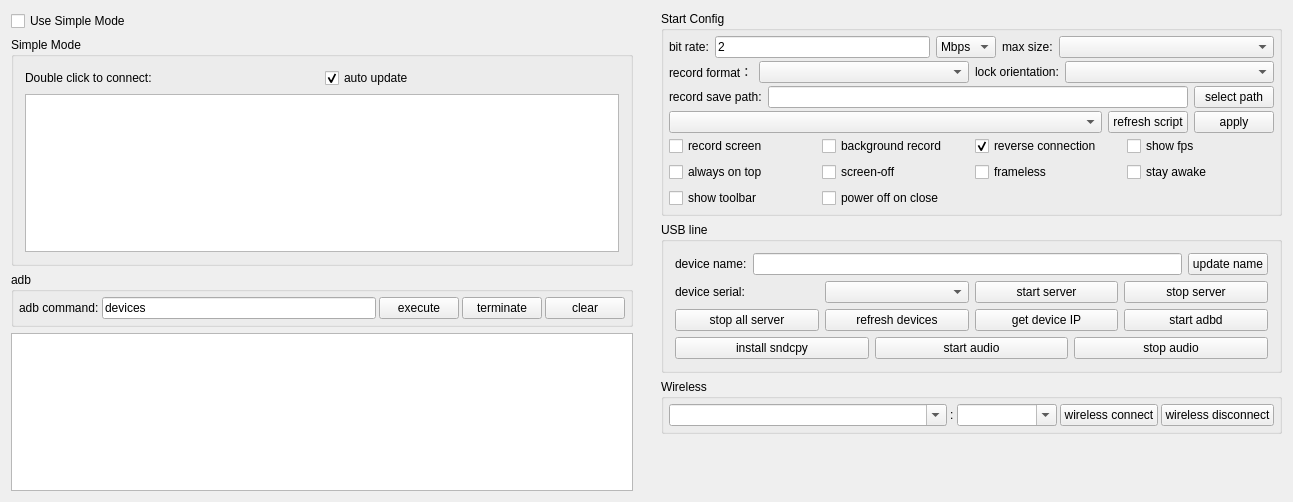
<?xml version="1.0" encoding="UTF-8"?>
<ui version="4.0">
 <class>Widget</class>
 <widget class="QWidget" name="Widget">
  <property name="geometry">
   <rect>
    <x>0</x>
    <y>0</y>
    <width>1293</width>
    <height>502</height>
   </rect>
  </property>
  <property name="windowTitle">
   <string notr="true">QtScrcpy</string>
  </property>
  <layout class="QHBoxLayout" name="horizontalLayout_11">
   <property name="leftMargin">
    <number>0</number>
   </property>
   <property name="topMargin">
    <number>0</number>
   </property>
   <property name="rightMargin">
    <number>0</number>
   </property>
   <property name="bottomMargin">
    <number>0</number>
   </property>
   <item>
    <widget class="QWidget" name="leftWidget" native="true">
     <property name="sizePolicy">
      <sizepolicy hsizetype="Preferred" vsizetype="Preferred">
       <horstretch>0</horstretch>
       <verstretch>0</verstretch>
      </sizepolicy>
     </property>
     <layout class="QVBoxLayout" name="verticalLayout_5">
      <item>
       <widget class="QCheckBox" name="useSingleModeCheck">
        <property name="sizePolicy">
         <sizepolicy hsizetype="Preferred" vsizetype="Maximum">
          <horstretch>0</horstretch>
          <verstretch>0</verstretch>
         </sizepolicy>
        </property>
        <property name="styleSheet">
         <string notr="true"/>
        </property>
        <property name="text">
         <string>Use Simple Mode</string>
        </property>
        <property name="checked">
         <bool>false</bool>
        </property>
       </widget>
      </item>
      <item>
       <widget class="QGroupBox" name="simpleGroupBox">
        <property name="sizePolicy">
         <sizepolicy hsizetype="Preferred" vsizetype="Preferred">
          <horstretch>0</horstretch>
          <verstretch>0</verstretch>
         </sizepolicy>
        </property>
        <property name="title">
         <string>Simple Mode</string>
        </property>
        <property name="checkable">
         <bool>false</bool>
        </property>
        <layout class="QVBoxLayout" name="verticalLayout_4">
 
         <item>
          <layout class="QHBoxLayout" name="horizontalLayout_13">
           <property name="topMargin">
            <number>0</number>
           </property>
           <item>
            <widget class="QLabel" name="label_10">
             <property name="sizePolicy">
              <sizepolicy hsizetype="Preferred" vsizetype="Preferred">
               <horstretch>0</horstretch>
               <verstretch>0</verstretch>
              </sizepolicy>
             </property>
             <property name="text">
              <string>Double click to connect:</string>
             </property>
            </widget>
           </item>
           <item>
            <widget class="QCheckBox" name="autoUpdatecheckBox">
             <property name="sizePolicy">
              <sizepolicy hsizetype="Preferred" vsizetype="Preferred">
               <horstretch>0</horstretch>
               <verstretch>0</verstretch>
              </sizepolicy>
             </property>
             <property name="text">
              <string>auto update</string>
             </property>
             <property name="checked">
              <bool>true</bool>
             </property>
            </widget>
           </item>
          </layout>
         </item>
         <item>
          <widget class="QListWidget" name="connectedPhoneList">
           <property name="sizePolicy">
            <sizepolicy hsizetype="Preferred" vsizetype="Preferred">
             <horstretch>0</horstretch>
             <verstretch>0</verstretch>
            </sizepolicy>
           </property>
          </widget>
         </item>
        </layout>
       </widget>
      </item>
      <item>
       <widget class="QGroupBox" name="adbGroupBox">
        <property name="sizePolicy">
         <sizepolicy hsizetype="Preferred" vsizetype="Maximum">
          <horstretch>0</horstretch>
          <verstretch>0</verstretch>
         </sizepolicy>
        </property>
        <property name="title">
         <string notr="true">adb</string>
        </property>
        <layout class="QHBoxLayout" name="horizontalLayout_2">
         <property name="spacing">
          <number>3</number>
         </property>
         <property name="leftMargin">
          <number>5</number>
         </property>
         <property name="topMargin">
          <number>5</number>
         </property>
         <property name="rightMargin">
          <number>5</number>
         </property>
         <property name="bottomMargin">
          <number>5</number>
         </property>
         <item>
          <widget class="QLabel" name="label_7">
           <property name="sizePolicy">
            <sizepolicy hsizetype="Maximum" vsizetype="Preferred">
             <horstretch>0</horstretch>
             <verstretch>0</verstretch>
            </sizepolicy>
           </property>
           <property name="text">
            <string>adb command:</string>
           </property>
           <property name="buddy">
            <cstring>adbCommandEdt</cstring>
           </property>
          </widget>
         </item>
         <item>
          <widget class="QLineEdit" name="adbCommandEdt">
           <property name="sizePolicy">
            <sizepolicy hsizetype="MinimumExpanding" vsizetype="Preferred">
             <horstretch>0</horstretch>
             <verstretch>0</verstretch>
            </sizepolicy>
           </property>
           <property name="text">
            <string notr="true">devices</string>
           </property>
          </widget>
         </item>
         <item>
          <widget class="QPushButton" name="adbCommandBtn">
           <property name="sizePolicy">
            <sizepolicy hsizetype="Maximum" vsizetype="Preferred">
             <horstretch>0</horstretch>
             <verstretch>0</verstretch>
            </sizepolicy>
           </property>
           <property name="text">
            <string>execute</string>
           </property>
          </widget>
         </item>
         <item>
          <widget class="QPushButton" name="stopAdbBtn">
           <property name="sizePolicy">
            <sizepolicy hsizetype="Maximum" vsizetype="Preferred">
             <horstretch>0</horstretch>
             <verstretch>0</verstretch>
            </sizepolicy>
           </property>
           <property name="text">
            <string>terminate</string>
           </property>
          </widget>
         </item>
         <item>
          <widget class="QPushButton" name="clearOut">
           <property name="sizePolicy">
            <sizepolicy hsizetype="Maximum" vsizetype="Preferred">
             <horstretch>0</horstretch>
             <verstretch>0</verstretch>
            </sizepolicy>
           </property>
           <property name="text">
            <string>clear</string>
           </property>
          </widget>
         </item>
        </layout>
       </widget>
      </item>
      <item>
       <widget class="QTextEdit" name="outEdit">
        <property name="sizePolicy">
         <sizepolicy hsizetype="Preferred" vsizetype="Preferred">
          <horstretch>0</horstretch>
          <verstretch>0</verstretch>
         </sizepolicy>
        </property>
        <property name="focusPolicy">
         <enum>Qt::NoFocus</enum>
        </property>
        <property name="documentTitle">
         <string/>
        </property>
        <property name="readOnly">
         <bool>true</bool>
        </property>
       </widget>
      </item>
     </layout>
    </widget>
   </item>
   <item>
    <widget class="QWidget" name="rightWidget" native="true">
     <property name="sizePolicy">
      <sizepolicy hsizetype="MinimumExpanding" vsizetype="Preferred">
       <horstretch>0</horstretch>
       <verstretch>0</verstretch>
      </sizepolicy>
     </property>
     <layout class="QVBoxLayout" name="verticalLayout_6">
      <item>
       <widget class="QGroupBox" name="configGroupBox">
        <property name="sizePolicy">
         <sizepolicy hsizetype="Preferred" vsizetype="Preferred">
          <horstretch>0</horstretch>
          <verstretch>0</verstretch>
         </sizepolicy>
        </property>
        <property name="title">
         <string>Start Config</string>
        </property>
        <layout class="QVBoxLayout" name="verticalLayout_3">
         <property name="spacing">
          <number>3</number>
         </property>
         <property name="leftMargin">
          <number>5</number>
         </property>
         <property name="topMargin">
          <number>5</number>
         </property>
         <property name="rightMargin">
          <number>5</number>
         </property>
         <property name="bottomMargin">
          <number>5</number>
         </property>
         <item>
          <widget class="QWidget" name="configWidget1" native="true">
           <property name="sizePolicy">
            <sizepolicy hsizetype="Preferred" vsizetype="Preferred">
             <horstretch>0</horstretch>
             <verstretch>0</verstretch>
            </sizepolicy>
           </property>
           <layout class="QHBoxLayout" name="horizontalLayout_5">
            <property name="leftMargin">
             <number>0</number>
            </property>
            <property name="topMargin">
             <number>0</number>
            </property>
            <property name="rightMargin">
             <number>0</number>
            </property>
            <property name="bottomMargin">
             <number>0</number>
            </property>
            <item>
             <widget class="QLabel" name="label_3">
              <property name="sizePolicy">
               <sizepolicy hsizetype="Maximum" vsizetype="Preferred">
                <horstretch>0</horstretch>
                <verstretch>0</verstretch>
               </sizepolicy>
              </property>
              <property name="text">
               <string>bit rate:</string>
              </property>
             </widget>
            </item>
            <item>
             <widget class="QLineEdit" name="bitRateEdit">
              <property name="sizePolicy">
               <sizepolicy hsizetype="Preferred" vsizetype="Preferred">
                <horstretch>0</horstretch>
                <verstretch>0</verstretch>
               </sizepolicy>
              </property>
              <property name="text">
               <string notr="true">2</string>
              </property>
             </widget>
            </item>
            <item>
             <widget class="QComboBox" name="bitRateBox">
              <property name="sizePolicy">
               <sizepolicy hsizetype="Maximum" vsizetype="Preferred">
                <horstretch>0</horstretch>
                <verstretch>0</verstretch>
               </sizepolicy>
              </property>
              <property name="toolTip">
               <string/>
              </property>
              <property name="currentText">
               <string notr="true">Mbps</string>
              </property>
              <item>
               <property name="text">
                <string notr="true">Mbps</string>
               </property>
              </item>
              <item>
               <property name="text">
                <string notr="true">Kbps</string>
               </property>
              </item>
             </widget>
            </item>
            <item>
             <widget class="QLabel" name="label_4">
              <property name="sizePolicy">
               <sizepolicy hsizetype="Maximum" vsizetype="Preferred">
                <horstretch>0</horstretch>
                <verstretch>0</verstretch>
               </sizepolicy>
              </property>
              <property name="text">
               <string>max size:</string>
              </property>
             </widget>
            </item>
            <item>
             <widget class="QComboBox" name="maxSizeBox">
              <property name="sizePolicy">
               <sizepolicy hsizetype="Preferred" vsizetype="Preferred">
                <horstretch>0</horstretch>
                <verstretch>0</verstretch>
               </sizepolicy>
              </property>
              <property name="toolTip">
               <string/>
              </property>
             </widget>
            </item>
           </layout>
          </widget>
         </item>
         <item>
          <widget class="QWidget" name="configWidget5" native="true">
           <property name="sizePolicy">
            <sizepolicy hsizetype="Preferred" vsizetype="Preferred">
             <horstretch>0</horstretch>
             <verstretch>0</verstretch>
            </sizepolicy>
           </property>
           <layout class="QHBoxLayout" name="horizontalLayout_7">
            <property name="leftMargin">
             <number>0</number>
            </property>
            <property name="topMargin">
             <number>0</number>
            </property>
            <property name="rightMargin">
             <number>0</number>
            </property>
            <property name="bottomMargin">
             <number>0</number>
            </property>
            <item>
             <widget class="QLabel" name="label_6">
              <property name="sizePolicy">
               <sizepolicy hsizetype="Maximum" vsizetype="Preferred">
                <horstretch>0</horstretch>
                <verstretch>0</verstretch>
               </sizepolicy>
              </property>
              <property name="text">
               <string>record format：</string>
              </property>
             </widget>
            </item>
            <item>
             <widget class="QComboBox" name="formatBox">
              <property name="sizePolicy">
               <sizepolicy hsizetype="Preferred" vsizetype="Preferred">
                <horstretch>0</horstretch>
                <verstretch>0</verstretch>
               </sizepolicy>
              </property>
             </widget>
            </item>
            <item>
             <widget class="QLabel" name="label_8">
              <property name="sizePolicy">
               <sizepolicy hsizetype="Maximum" vsizetype="Preferred">
                <horstretch>0</horstretch>
                <verstretch>0</verstretch>
               </sizepolicy>
              </property>
              <property name="text">
               <string>lock orientation:</string>
              </property>
             </widget>
            </item>
            <item>
             <widget class="QComboBox" name="lockOrientationBox">
              <property name="sizePolicy">
               <sizepolicy hsizetype="Preferred" vsizetype="Preferred">
                <horstretch>0</horstretch>
                <verstretch>0</verstretch>
               </sizepolicy>
              </property>
             </widget>
            </item>
           </layout>
          </widget>
         </item>
         <item>
          <widget class="QWidget" name="configWidget2" native="true">
           <property name="sizePolicy">
            <sizepolicy hsizetype="Preferred" vsizetype="Preferred">
             <horstretch>0</horstretch>
             <verstretch>0</verstretch>
            </sizepolicy>
           </property>
           <layout class="QHBoxLayout" name="horizontalLayout_6">
            <property name="leftMargin">
             <number>0</number>
            </property>
            <property name="topMargin">
             <number>0</number>
            </property>
            <property name="rightMargin">
             <number>0</number>
            </property>
            <property name="bottomMargin">
             <number>0</number>
            </property>
            <item>
             <widget class="QLabel" name="label_5">
              <property name="sizePolicy">
               <sizepolicy hsizetype="Preferred" vsizetype="Preferred">
                <horstretch>0</horstretch>
                <verstretch>0</verstretch>
               </sizepolicy>
              </property>
              <property name="text">
               <string>record save path:</string>
              </property>
              <property name="buddy">
               <cstring>recordPathEdt</cstring>
              </property>
             </widget>
            </item>
            <item>
             <widget class="QLineEdit" name="recordPathEdt">
              <property name="sizePolicy">
               <sizepolicy hsizetype="MinimumExpanding" vsizetype="Preferred">
                <horstretch>0</horstretch>
                <verstretch>0</verstretch>
               </sizepolicy>
              </property>
              <property name="readOnly">
               <bool>true</bool>
              </property>
             </widget>
            </item>
            <item>
             <widget class="QPushButton" name="selectRecordPathBtn">
              <property name="sizePolicy">
               <sizepolicy hsizetype="Preferred" vsizetype="Preferred">
                <horstretch>0</horstretch>
                <verstretch>0</verstretch>
               </sizepolicy>
              </property>
              <property name="text">
               <string>select path</string>
              </property>
              <property name="autoDefault">
               <bool>false</bool>
              </property>
             </widget>
            </item>
           </layout>
          </widget>
         </item>
         <item>
          <widget class="QWidget" name="configWidget4" native="true">
           <property name="sizePolicy">
            <sizepolicy hsizetype="Preferred" vsizetype="Preferred">
             <horstretch>0</horstretch>
             <verstretch>0</verstretch>
            </sizepolicy>
           </property>
           <layout class="QHBoxLayout" name="horizontalLayout_8">
            <property name="leftMargin">
             <number>0</number>
            </property>
            <property name="topMargin">
             <number>0</number>
            </property>
            <property name="rightMargin">
             <number>0</number>
            </property>
            <property name="bottomMargin">
             <number>0</number>
            </property>
            <item>
             <widget class="QComboBox" name="gameBox">
              <property name="sizePolicy">
               <sizepolicy hsizetype="MinimumExpanding" vsizetype="Preferred">
                <horstretch>0</horstretch>
                <verstretch>0</verstretch>
               </sizepolicy>
              </property>
             </widget>
            </item>
            <item>
             <widget class="QPushButton" name="refreshGameScriptBtn">
              <property name="sizePolicy">
               <sizepolicy hsizetype="Preferred" vsizetype="Preferred">
                <horstretch>0</horstretch>
                <verstretch>0</verstretch>
               </sizepolicy>
              </property>
              <property name="text">
               <string>refresh script</string>
              </property>
             </widget>
            </item>
            <item>
             <widget class="QPushButton" name="applyScriptBtn">
              <property name="sizePolicy">
               <sizepolicy hsizetype="Preferred" vsizetype="Preferred">
                <horstretch>0</horstretch>
                <verstretch>0</verstretch>
               </sizepolicy>
              </property>
              <property name="text">
               <string>apply</string>
              </property>
             </widget>
            </item>
           </layout>
          </widget>
         </item>
         <item>
          <widget class="QWidget" name="configWidget3" native="true">
           <property name="sizePolicy">
            <sizepolicy hsizetype="Preferred" vsizetype="Preferred">
             <horstretch>0</horstretch>
             <verstretch>0</verstretch>
            </sizepolicy>
           </property>
           <layout class="QGridLayout" name="gridLayout">
            <property name="leftMargin">
             <number>0</number>
            </property>
            <property name="topMargin">
             <number>0</number>
            </property>
            <property name="rightMargin">
             <number>0</number>
            </property>
            <property name="bottomMargin">
             <number>0</number>
            </property>
            <item row="0" column="4">
             <widget class="QCheckBox" name="fpsCheck">
              <property name="sizePolicy">
               <sizepolicy hsizetype="Preferred" vsizetype="Preferred">
                <horstretch>0</horstretch>
                <verstretch>0</verstretch>
               </sizepolicy>
              </property>
              <property name="text">
               <string>show fps</string>
              </property>
             </widget>
            </item>
            <item row="0" column="1">
             <widget class="QCheckBox" name="notDisplayCheck">
              <property name="sizePolicy">
               <sizepolicy hsizetype="Preferred" vsizetype="Preferred">
                <horstretch>0</horstretch>
                <verstretch>0</verstretch>
               </sizepolicy>
              </property>
              <property name="text">
               <string>background record</string>
              </property>
              <property name="checkable">
               <bool>false</bool>
              </property>
             </widget>
            </item>
            <item row="1" column="0">
             <widget class="QCheckBox" name="alwaysTopCheck">
              <property name="sizePolicy">
               <sizepolicy hsizetype="Preferred" vsizetype="Preferred">
                <horstretch>0</horstretch>
                <verstretch>0</verstretch>
               </sizepolicy>
              </property>
              <property name="text">
               <string>always on top</string>
              </property>
              <property name="checked">
               <bool>false</bool>
              </property>
             </widget>
            </item>
            <item row="0" column="0">
             <widget class="QCheckBox" name="recordScreenCheck">
              <property name="sizePolicy">
               <sizepolicy hsizetype="Preferred" vsizetype="Preferred">
                <horstretch>0</horstretch>
                <verstretch>0</verstretch>
               </sizepolicy>
              </property>
              <property name="text">
               <string>record screen</string>
              </property>
             </widget>
            </item>
            <item row="0" column="3">
             <widget class="QCheckBox" name="useReverseCheck">
              <property name="sizePolicy">
               <sizepolicy hsizetype="Preferred" vsizetype="Preferred">
                <horstretch>0</horstretch>
                <verstretch>0</verstretch>
               </sizepolicy>
              </property>
              <property name="text">
               <string>reverse connection</string>
              </property>
              <property name="checked">
               <bool>true</bool>
              </property>
             </widget>
            </item>
            <item row="1" column="1">
             <widget class="QCheckBox" name="closeScreenCheck">
              <property name="sizePolicy">
               <sizepolicy hsizetype="Preferred" vsizetype="Preferred">
                <horstretch>0</horstretch>
                <verstretch>0</verstretch>
               </sizepolicy>
              </property>
              <property name="text">
               <string>screen-off</string>
              </property>
             </widget>
            </item>
            <item row="1" column="3">
             <widget class="QCheckBox" name="framelessCheck">
              <property name="sizePolicy">
               <sizepolicy hsizetype="Preferred" vsizetype="Preferred">
                <horstretch>0</horstretch>
                <verstretch>0</verstretch>
               </sizepolicy>
              </property>
              <property name="text">
               <string>frameless</string>
              </property>
             </widget>
            </item>
            <item row="1" column="4">
             <widget class="QCheckBox" name="stayAwakeCheck">
              <property name="sizePolicy">
               <sizepolicy hsizetype="Preferred" vsizetype="Preferred">
                <horstretch>0</horstretch>
                <verstretch>0</verstretch>
               </sizepolicy>
              </property>
              <property name="text">
               <string>stay awake</string>
              </property>
             </widget>
            </item>
            <item row="2" column="0">
             <widget class="QCheckBox" name="showToolbar">
              <property name="text">
               <string>show toolbar</string>
              </property>
             </widget>
            </item>
            <item row="2" column="1">
             <widget class="QCheckBox" name="powerOffOnCloseCheck">
              <property name="sizePolicy">
               <sizepolicy hsizetype="Preferred" vsizetype="Preferred">
                <horstretch>0</horstretch>
                <verstretch>0</verstretch>
               </sizepolicy>
              </property>
              <property name="text">
               <string>power off on close</string>
              </property>
             </widget>
            </item>
           </layout>
          </widget>
         </item>
        </layout>
       </widget>
      </item>
      <item>
       <widget class="QGroupBox" name="usbGroupBox">
        <property name="sizePolicy">
         <sizepolicy hsizetype="Preferred" vsizetype="Preferred">
          <horstretch>0</horstretch>
          <verstretch>0</verstretch>
         </sizepolicy>
        </property>
        <property name="title">
         <string>USB line</string>
        </property>
        <layout class="QVBoxLayout" name="verticalLayout">
         <item>
          <layout class="QHBoxLayout" name="horizontalLayout_10">
           <item>
            <widget class="QLabel" name="label_9">
             <property name="sizePolicy">
              <sizepolicy hsizetype="Preferred" vsizetype="Preferred">
               <horstretch>0</horstretch>
               <verstretch>0</verstretch>
              </sizepolicy>
             </property>
             <property name="text">
              <string>device name:</string>
             </property>
            </widget>
           </item>
           <item>
            <widget class="QLineEdit" name="userNameEdt">
             <property name="sizePolicy">
              <sizepolicy hsizetype="MinimumExpanding" vsizetype="Preferred">
               <horstretch>0</horstretch>
               <verstretch>0</verstretch>
              </sizepolicy>
             </property>
            </widget>
           </item>
           <item>
            <widget class="QPushButton" name="updateNameBtn">
             <property name="sizePolicy">
              <sizepolicy hsizetype="Preferred" vsizetype="Preferred">
               <horstretch>0</horstretch>
               <verstretch>0</verstretch>
              </sizepolicy>
             </property>
             <property name="text">
              <string>update name</string>
             </property>
             <property name="autoDefault">
              <bool>false</bool>
             </property>
            </widget>
           </item>
          </layout>
         </item>
         <item>
          <widget class="QWidget" name="usbWidget1" native="true">
           <property name="sizePolicy">
            <sizepolicy hsizetype="Preferred" vsizetype="Preferred">
             <horstretch>0</horstretch>
             <verstretch>0</verstretch>
            </sizepolicy>
           </property>
           <layout class="QHBoxLayout" name="horizontalLayout_3">
            <property name="leftMargin">
             <number>0</number>
            </property>
            <property name="topMargin">
             <number>0</number>
            </property>
            <property name="rightMargin">
             <number>0</number>
            </property>
            <property name="bottomMargin">
             <number>0</number>
            </property>
            <item>
             <widget class="QLabel" name="label_2">
              <property name="sizePolicy">
               <sizepolicy hsizetype="Preferred" vsizetype="Preferred">
                <horstretch>0</horstretch>
                <verstretch>0</verstretch>
               </sizepolicy>
              </property>
              <property name="text">
               <string>device serial:</string>
              </property>
             </widget>
            </item>
            <item>
             <widget class="QComboBox" name="serialBox">
              <property name="sizePolicy">
               <sizepolicy hsizetype="Preferred" vsizetype="Preferred">
                <horstretch>0</horstretch>
                <verstretch>0</verstretch>
               </sizepolicy>
              </property>
             </widget>
            </item>
            <item>
             <widget class="QPushButton" name="startServerBtn">
              <property name="sizePolicy">
               <sizepolicy hsizetype="Preferred" vsizetype="Preferred">
                <horstretch>0</horstretch>
                <verstretch>0</verstretch>
               </sizepolicy>
              </property>
              <property name="text">
               <string>start server</string>
              </property>
              <property name="autoDefault">
               <bool>false</bool>
              </property>
             </widget>
            </item>
            <item>
             <widget class="QPushButton" name="stopServerBtn">
              <property name="sizePolicy">
               <sizepolicy hsizetype="Preferred" vsizetype="Preferred">
                <horstretch>0</horstretch>
                <verstretch>0</verstretch>
               </sizepolicy>
              </property>
              <property name="text">
               <string>stop server</string>
              </property>
              <property name="autoDefault">
               <bool>false</bool>
              </property>
             </widget>
            </item>
           </layout>
          </widget>
         </item>
         <item>
          <widget class="QWidget" name="usbWidget2" native="true">
           <property name="sizePolicy">
            <sizepolicy hsizetype="Preferred" vsizetype="Preferred">
             <horstretch>0</horstretch>
             <verstretch>0</verstretch>
            </sizepolicy>
           </property>
           <layout class="QHBoxLayout" name="horizontalLayout_4">
            <property name="leftMargin">
             <number>0</number>
            </property>
            <property name="topMargin">
             <number>0</number>
            </property>
            <property name="rightMargin">
             <number>0</number>
            </property>
            <property name="bottomMargin">
             <number>0</number>
            </property>
            <item>
             <widget class="QPushButton" name="stopAllServerBtn">
              <property name="sizePolicy">
               <sizepolicy hsizetype="Preferred" vsizetype="Preferred">
                <horstretch>0</horstretch>
                <verstretch>0</verstretch>
               </sizepolicy>
              </property>
              <property name="text">
               <string>stop all server</string>
              </property>
             </widget>
            </item>
            <item>
             <widget class="QPushButton" name="updateDevice">
              <property name="sizePolicy">
               <sizepolicy hsizetype="Preferred" vsizetype="Preferred">
                <horstretch>0</horstretch>
                <verstretch>0</verstretch>
               </sizepolicy>
              </property>
              <property name="text">
               <string>refresh devices</string>
              </property>
              <property name="autoDefault">
               <bool>false</bool>
              </property>
             </widget>
            </item>
            <item>
             <widget class="QPushButton" name="getIPBtn">
              <property name="sizePolicy">
               <sizepolicy hsizetype="Preferred" vsizetype="Preferred">
                <horstretch>0</horstretch>
                <verstretch>0</verstretch>
               </sizepolicy>
              </property>
              <property name="text">
               <string>get device IP</string>
              </property>
              <property name="autoDefault">
               <bool>false</bool>
              </property>
             </widget>
            </item>
            <item>
             <widget class="QPushButton" name="startAdbdBtn">
              <property name="sizePolicy">
               <sizepolicy hsizetype="Preferred" vsizetype="Preferred">
                <horstretch>0</horstretch>
                <verstretch>0</verstretch>
               </sizepolicy>
              </property>
              <property name="text">
               <string>start adbd</string>
              </property>
              <property name="autoDefault">
               <bool>false</bool>
              </property>
             </widget>
            </item>
           </layout>
          </widget>
         </item>
         <item>
          <widget class="QWidget" name="usbWidget3" native="true">
           <layout class="QHBoxLayout" name="horizontalLayout_12">
            <property name="leftMargin">
             <number>0</number>
            </property>
            <property name="topMargin">
             <number>0</number>
            </property>
            <property name="rightMargin">
             <number>0</number>
            </property>
            <property name="bottomMargin">
             <number>0</number>
            </property>
            <item>
             <widget class="QPushButton" name="installSndcpyBtn">
              <property name="sizePolicy">
               <sizepolicy hsizetype="Preferred" vsizetype="Preferred">
                <horstretch>0</horstretch>
                <verstretch>0</verstretch>
               </sizepolicy>
              </property>
              <property name="text">
               <string>install sndcpy</string>
              </property>
             </widget>
            </item>
            <item>
             <widget class="QPushButton" name="startAudioBtn">
              <property name="sizePolicy">
               <sizepolicy hsizetype="Preferred" vsizetype="Preferred">
                <horstretch>0</horstretch>
                <verstretch>0</verstretch>
               </sizepolicy>
              </property>
              <property name="text">
               <string>start audio</string>
              </property>
             </widget>
            </item>
            <item>
             <widget class="QPushButton" name="stopAudioBtn">
              <property name="sizePolicy">
               <sizepolicy hsizetype="Preferred" vsizetype="Preferred">
                <horstretch>0</horstretch>
                <verstretch>0</verstretch>
               </sizepolicy>
              </property>
              <property name="text">
               <string>stop audio</string>
              </property>
             </widget>
            </item>
           </layout>
          </widget>
         </item>
        </layout>
       </widget>
      </item>
      <item>
       <widget class="QGroupBox" name="wirelessGroupBox">
        <property name="sizePolicy">
         <sizepolicy hsizetype="Preferred" vsizetype="Preferred">
          <horstretch>0</horstretch>
          <verstretch>0</verstretch>
         </sizepolicy>
        </property>
        <property name="title">
         <string>Wireless</string>
        </property>
        <layout class="QHBoxLayout" name="horizontalLayout">
         <property name="spacing">
          <number>3</number>
         </property>
         <property name="leftMargin">
          <number>5</number>
         </property>
         <property name="topMargin">
          <number>5</number>
         </property>
         <property name="rightMargin">
          <number>5</number>
         </property>
         <property name="bottomMargin">
          <number>5</number>
         </property>
         <item>
          <widget class="QComboBox" name="deviceIpEdt">
           <property name="sizePolicy">
            <sizepolicy hsizetype="MinimumExpanding" vsizetype="Preferred">
             <horstretch>0</horstretch>
             <verstretch>0</verstretch>
            </sizepolicy>
           </property>
           <property name="minimumSize">
            <size>
             <width>200</width>
             <height>0</height>
            </size>
           </property>
           <property name="editable">
            <bool>true</bool>
           </property>
           <property name="currentText">
            <string/>
           </property>
          </widget>
         </item>
         <item>
          <widget class="QLabel" name="label">
           <property name="sizePolicy">
            <sizepolicy hsizetype="Maximum" vsizetype="Preferred">
             <horstretch>0</horstretch>
             <verstretch>0</verstretch>
            </sizepolicy>
           </property>
           <property name="text">
            <string notr="true">:</string>
           </property>
          </widget>
         </item>
         <item>
          <widget class="QComboBox" name="devicePortEdt">
           <property name="sizePolicy">
            <sizepolicy hsizetype="Maximum" vsizetype="Preferred">
             <horstretch>0</horstretch>
             <verstretch>0</verstretch>
            </sizepolicy>
           </property>
           <property name="minimumSize">
            <size>
             <width>100</width>
             <height>0</height>
            </size>
           </property>
           <property name="editable">
            <bool>true</bool>
           </property>
           <property name="currentText">
            <string/>
           </property>
          </widget>
         </item>
         <item>
          <widget class="QPushButton" name="wirelessConnectBtn">
           <property name="sizePolicy">
            <sizepolicy hsizetype="Preferred" vsizetype="Preferred">
             <horstretch>0</horstretch>
             <verstretch>0</verstretch>
            </sizepolicy>
           </property>
           <property name="text">
            <string>wireless connect</string>
           </property>
           <property name="autoDefault">
            <bool>false</bool>
           </property>
          </widget>
         </item>
         <item>
          <widget class="QPushButton" name="wirelessDisConnectBtn">
           <property name="sizePolicy">
            <sizepolicy hsizetype="Preferred" vsizetype="Preferred">
             <horstretch>0</horstretch>
             <verstretch>0</verstretch>
            </sizepolicy>
           </property>
           <property name="text">
            <string>wireless disconnect</string>
           </property>
           <property name="autoDefault">
            <bool>false</bool>
           </property>
          </widget>
         </item>
        </layout>
       </widget>
      </item>
      <item>
       <spacer name="verticalSpacer">
        <property name="sizePolicy">
         <sizepolicy hsizetype="Minimum" vsizetype="Expanding">
          <horstretch>0</horstretch>
          <verstretch>0</verstretch>
         </sizepolicy>
        </property>
        <property name="orientation">
         <enum>Qt::Vertical</enum>
        </property>
        <property name="sizeType">
         <enum>QSizePolicy::Expanding</enum>
        </property>
        <property name="sizeHint" stdset="0">
         <size>
          <width>40</width>
          <height>20</height>
         </size>
        </property>
       </spacer>
      </item>
     </layout>
    </widget>
   </item>
  </layout>
 </widget>
 <layoutdefault spacing="6" margin="11"/>
 <tabstops>
  <tabstop>deviceIpEdt</tabstop>
  <tabstop>devicePortEdt</tabstop>
  <tabstop>wirelessConnectBtn</tabstop>
  <tabstop>wirelessDisConnectBtn</tabstop>
  <tabstop>adbCommandEdt</tabstop>
  <tabstop>adbCommandBtn</tabstop>
  <tabstop>stopAdbBtn</tabstop>
  <tabstop>clearOut</tabstop>
 </tabstops>
 <resources/>
 <connections/>
</ui>
